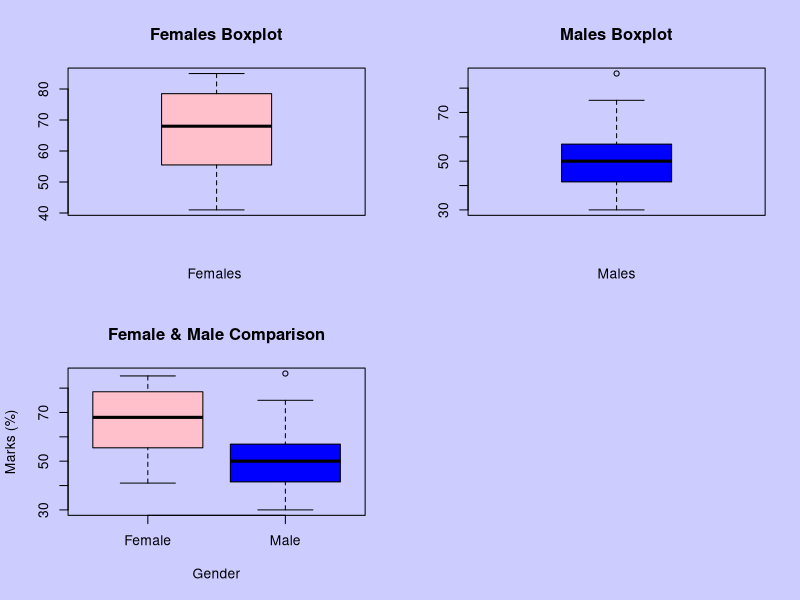

Write the R code that produced this figure.
print("PROBLEM #2")


#------------------------------------------------------------------------------------------------------------
#------------------------------------------------------------------------------------------------------------

females = c(57, 59, 78, 79, 60, 65, 68, 71, 75, 48, 51, 55, 56, 41, 43,
            44, 75, 78, 80, 81, 83, 83, 85)

males =c ( 48, 49, 49, 30, 30, 31, 32, 35, 37, 41, 86, 42, 51, 53, 56,
           42, 44, 50, 51, 65, 67, 51, 56, 58, 64, 64, 75)
#------------------------------------------------------------------------------------------------------------
# (a) How do stem-and-leaf gives greater advantage than histogram?
print ("Compared to Histogram, we can have a bigger advantage of using stem-and-leaf as we can see the interval 
precisely and datas were orderly organized Because whenever we use histogram, there may be misinterpretation happen
as we only based on the BAR of the chart.")


print ("Female Leaf-Stem")
females_stem <- stem(females, scale = 1)

print ("Males Leaf-Stem")
males_stem <- stem(males, scale = 1)
#COMPARING FEMALE AND MALES using stem-and-leaf 
print ("AS WE OBSERVE THE stem-and-leaf DATA OF FEMALE & MALES, WE CAN EASILY SEE THAT THE DISTRIBUTION OF FEMALES 
       IN THE DATA WHERE LINE OF 7 AND 8 IS UNDENIABLY LARGE COMPARED TO THE MALES DATA. THUS WE CAN SAY BY 
       stem-and-leaf THAT FEMALES ACCUMULATE HIGHER GRADES THAN MALES")
#------------------------------------------------------------------------------------------------------------
par(mfrow = c(2,2),bg = "#ccccff")
#Female Box-Plot
boxplot(females,
        xlab = "Females " ,main = "Females Boxplot", font.main = 1, col= "pink" )
#Males Box-Plot
boxplot(males,
        xlab = "Males",main = "Males Boxplot", font.main = 1, col= "blue")


#------------------------------------------------------------------------------------------------------------

#Evaluating where 23 are females and 27 males, in a vector.
Gender= c("f","f","f","f","f","f","f","f","f","f","f","f","f","f","f",
          "f","f","f","f","f","f","f","f","m","m","m","m","m","m","m","m"
          ,"m","m","m","m","m","m","m","m","m","m","m","m","m","m","m","m"
          ,"m","m","m")

#union of vectors of Female and Males
mf_gender= c(57, 59, 78, 79, 60, 65, 68, 71, 75, 48, 51, 55, 56, 41, 43,44, 75, 78, 80, 81, 83, 83, 85,48, 49,
             49, 30, 30, 31, 32,35, 37, 41, 86, 42, 51, 53, 56,42, 44, 50, 51, 65, 67, 51, 56, 58, 64, 64, 75)


#Comparison of Box-plot
Gender <- factor(Gender, levels = c("f", "m"),
                 labels = c("Female", "Male"))

boxplot(mf_gender~Gender, ylab = "Marks (%)",
        main = "Female & Male Comparison", font.main = 1,col = c("pink", "blue"))


print ("AS WE OBSERVE THE BAR DATA OF FEMALE IS PLACED HIGHER THAN THE DATA MARKS OF THE 27 MALES. THUS, WE CAN
       SAY BY THE BOXPLOT THAT FEMALE ACCUMULATE HIGHER AVERAGE OF GRADES THAN MALES.")


#------------------------------------------------------------------------------------------------------------

